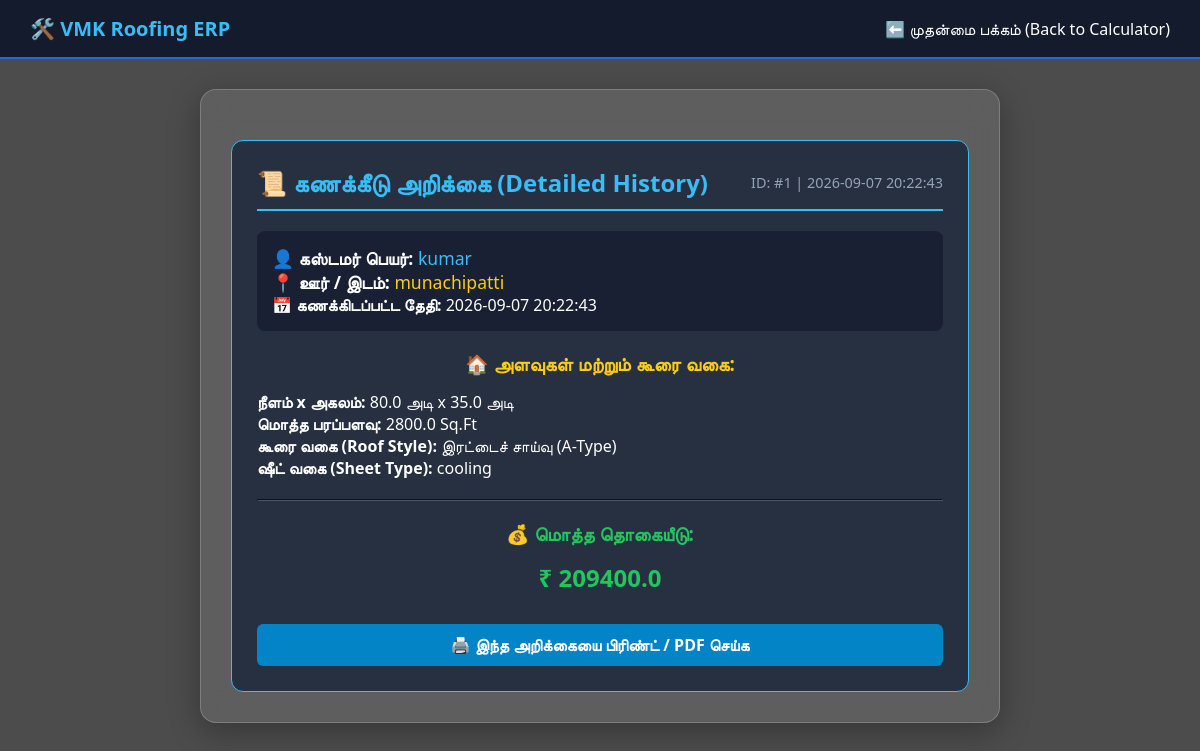
Page /history/1 on the committed database.
### app.py (models this page shows)
class CalculationLog(db.Model):
    id = db.Column(db.Integer, primary_key=True)
    customer_name = db.Column(db.String(100), nullable=True)
    location = db.Column(db.String(100),nullable=True)
    timestamp = db.Column(db.String(50), default=datetime.now().strftime("%Y-%m-%d %H:%M:%S"))
    length = db.Column(db.Float, nullable=False)
    width = db.Column(db.Float, nullable=False)
    total_area = db.Column(db.Float, nullable=False)
    roof_style = db.Column(db.String(50), nullable=False)
    sheet_type = db.Column(db.String(50), nullable=False)
    grand_total = db.Column(db.Float, nullable=False)

### app.py (the view)
@app.route('/history/<int:calc_id>')
def view_history_detail(calc_id):
    log = CalculationLog.query.get_or_404(calc_id)
    return render_template('history_detail.html', log=log)

### templates/history_detail.html (shortened to what this page needs)
<!DOCTYPE html>
<html lang="ta">
<head>
    <link rel="stylesheet" href="{{ url_for('static', filename='style.css') }}">
</head>
<body>
    <div class="navbar">
        <div class="logo">🛠️ VMK Roofing ERP</div>
        <div class="nav-links">
            <a href="/">⬅️ முதன்மை பக்கம் (Back to Calculator)</a>
        </div>
    </div>
    <div class="container" style="max-width: 800px; margin-top: 30px;">
        <div class="result-box" style="background: rgba(30, 41, 59, 0.85); padding: 25px; border-radius: 12px; border: 1px solid #38bdf8;">
            <div style="display: flex; justify-content: space-between; align-items: center; border-bottom: 2px solid #38bdf8; padding-bottom: 10px;">
                <h2 style="color: #38bdf8; margin: 0;">📜 கணக்கீடு அறிக்கை (Detailed History)</h2>
                <span style="color: #94a3b8; font-size: 0.9em;">ID: #{{ log.id }} | {{ log.timestamp }}</span>
            </div>
            <div style="margin-top: 20px; background: rgba(15, 23, 42, 0.6); padding: 15px; border-radius: 8px;">
                <p style="font-size: 1.1em;"><strong>👤 கஸ்டமர் பெயர்:</strong> <span style="color: #38bdf8;">{{ log.customer_name }}</span></p>
                <p style="font-size: 1.1em;"><strong>📍 ஊர் / இடம்:</strong> <span style="color: #facc15;">{{ log.location }}</span></p>
                <p><strong>📅 கணக்கிடப்பட்ட தேதி:</strong> {{ log.timestamp }}</p>
            </div>
            <div style="margin-top: 20px;">
                <h3 style="color: #facc15;">🏠 அளவுகள் மற்றும் கூரை வகை:</h3>
                <p><strong>நீளம் x அகலம்:</strong> {{ log.length }} அடி x {{ log.width }} அடி</p>
                <p><strong>மொத்த பரப்பளவு:</strong> {{ log.total_area }} Sq.Ft</p>
                <p><strong>கூரை வகை (Roof Style):</strong> {{ log.roof_style }}</p>
                <p><strong>ஷீட் வகை (Sheet Type):</strong> {{ log.sheet_type }}</p>
            </div>
            <hr style="margin: 20px 0; border-color: #475569;">
            <div>
                <h3 style="color: #22c55e;">💰 மொத்த தொகையீடு:</h3>
                <h2 style="color: #22c55e; margin-top: 5px;">₹ {{ log.grand_total }}</h2>
            </div>
            <div style="margin-top: 30px; text-align: center;">
                <button onclick="window.print()" style="background: #0284c7; color: white; border: none; padding: 10px 20px; border-radius: 6px; cursor: pointer; font-size: 1em;">🖨️ இந்த அறிக்கையை பிரிண்ட் / PDF செய்க</button>
            </div>
        </div>
    </div>
</body>
</html>

### static/style.css (style rules this page uses)
* { box-sizing: border-box; margin: 0; padding: 0; font-family: 'Segoe UI', sans-serif; }
body { background: linear-gradient(rgba(0, 0, 0, 0.7), rgba(0, 0, 0, 0.7)), url('https://images.unsplash.com/photo-1504307651254-35680f356dfd?q=80&w=1600') no-repeat center center fixed; background-size: cover; color: #fff; min-height: 100vh; }
.navbar { background: rgba(15, 23, 42, 0.9); backdrop-filter: blur(10px); padding: 15px 30px; display: flex; justify-content: space-between; align-items: center; border-bottom: 2px solid #2563eb; }
.navbar .logo { font-size: 20px; font-weight: bold; color: #38bdf8; }
.nav-links a { color: #fff; text-decoration: none; margin-left: 20px; font-weight: 500; }
.container { background: rgba(255, 255, 255, 0.1); backdrop-filter: blur(15px); border: 1px solid rgba(255, 255, 255, 0.2); border-radius: 16px; padding: 30px; max-width: 800px; margin: 30px auto; box-shadow: 0 8px 32px rgba(0, 0, 0, 0.3); }
h2, h3, h4 { color: #f8fafc; margin-bottom: 15px; text-align: center; }
button { width: 100%; padding: 12px; background: #2563eb; color: #fff; border: none; border-radius: 8px; font-size: 16px; font-weight: bold; cursor: pointer; }
.result-box { background: rgba(15, 23, 42, 0.85); padding: 20px; border-radius: 12px; margin-top: 20px; border: 1px solid #3b82f6; }

### rows in the picture
CalculationLog: id "1", timestamp "2026-09-07 20:22:43", customer_name "kumar", location "munachipatti", length "80.0", width "35.0", total_area "2800.0", roof_style "இரட்டைச் சாய்வு (A-Type)", sheet_type "cooling", grand_total "209400.0"
